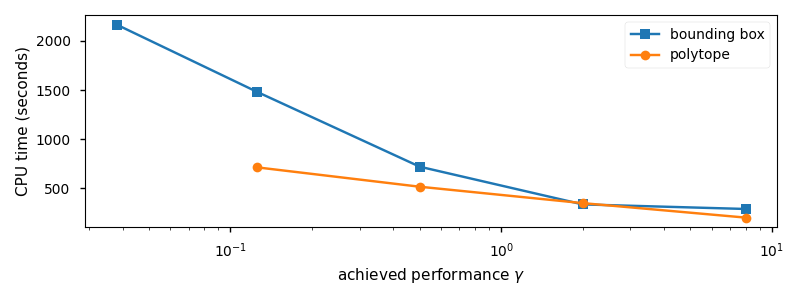

Recreate this plot in Python.
import numpy as np
import matplotlib.pyplot as plt

plt.style.use('seaborn-v0_8-notebook')
# plt.rcParams.update({'font.size': 22})

gammal = [8, 2,  0.5,  0.125,  0.038]
bbl = [291.0, 337.4, 720.7, 1482.8, 2164.4 ]
pol = [203.2, 350.4, 517.1, 714.4, np.NaN]

plt.figure(1, figsize=(8, 3))
plt.semilogx(gammal, bbl, 's-', label='bounding box')
plt.semilogx(gammal, pol, 'o-', label='polytope')
plt.xlabel('achieved performance $\\gamma$')
plt.ylabel('CPU time (seconds)')
plt.legend()
plt.tight_layout()
plt.savefig('gammaplot.png')
plt.show()
